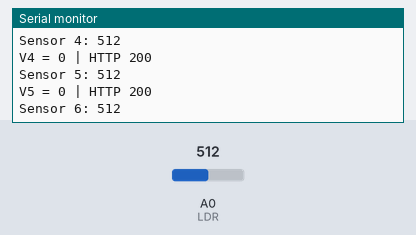
Simulated run of this sketch. Board: ESP8266 (NodeMCU). Shown: the last lines printed to the serial monitor. Wiring (inferred from the names in the program): PCF8574 port expander at I2C address 0x20. Inputs (shaded band) come from the test bench; at power-on: A0 (LDR) = 512. WiFi joins after 1.5 s; servers stay silent unless stated; uploads are accepted with an empty reply.

Above: at 2.7 s.
2.8 s: A0 (LDR) set to 490
At 4.0 s:
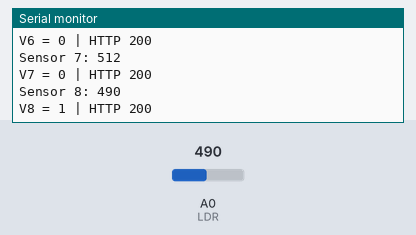
4.3 s: A0 (LDR) set to 510
At 7.4 s:
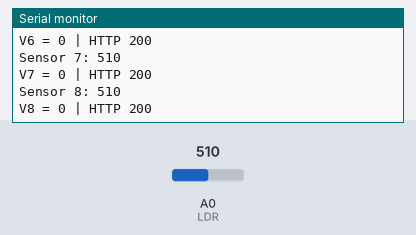
Timing chart, 0 to 8.9 s (numbered marks = the images above; inputs shaded):
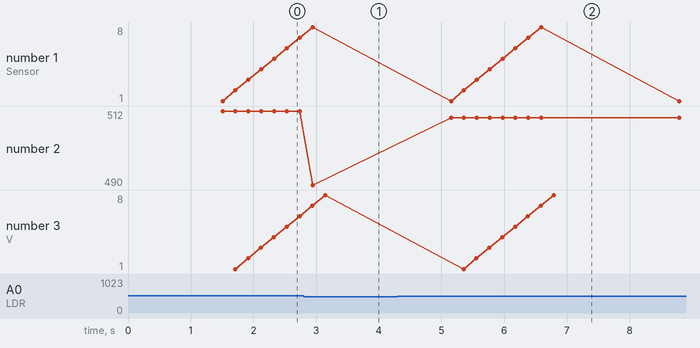

Measured:
- after the input at 2.8 s, the serial monitor: prints a new line after 0.15 s (image 1)
- after the input at 4.3 s, the serial monitor: prints a new line after 0.85 s (image 2)
- plotted number 2: 512 → 490 after the input at 2.8 s, 490 → 510 after the input at 4.3 s

The sketch:

codigo_leonardo_esp8266.ino
```cpp
#include <Wire.h>
#include <ESP8266WiFi.h>
#include <ESP8266HTTPClient.h>

// =====================================================
// Wi-Fi
// =====================================================

const char* WIFI_SSID  = "NOME_DO_WIFI";
const char* WIFI_SENHA = "SENHA_DO_WIFI";

// Servidor
const char* SERVIDOR = "http://192.168.1.100";

// =====================================================
// LDR + CD4051
// =====================================================

#define LDR A0

#define S0 D5
#define S1 D6
#define S2 D7

// =====================================================
// PCF8574
// =====================================================

#define PCF 0x20

// =====================================================
// Configurações
// =====================================================

int threshold = 500;

const int NUM_VAGAS = 8;

// =====================================================
// Seleciona qual LDR será lido
// =====================================================

void selecionarSensor(int sensor) {

  digitalWrite(S0, sensor & 1);
  digitalWrite(S1, sensor & 2);
  digitalWrite(S2, sensor & 4);
}

// =====================================================
// Envia os LEDs para o PCF8574
// =====================================================

void leds(byte valor) {

  Wire.beginTransmission(PCF);
  Wire.write(valor);
  Wire.endTransmission();
}

// =====================================================
// Envia estado da vaga para o servidor
// =====================================================

bool enviarEstado(int vaga, bool ocupada) {

  if (WiFi.status() != WL_CONNECTED) {
    Serial.println("Wi-Fi desconectado.");
    return false;
  }

  WiFiClient client;
  HTTPClient http;

  // Exemplo:
  // http://192.168.1.100/api/vagas/1

  String url = String(SERVIDOR) +
               "/api/vagas/" +
               String(vaga);

  http.begin(client, url);

  http.setTimeout(2000);

  // JSON enviado:
  // {"ocupada":1}
  // ou
  // {"ocupada":0}

  http.addHeader("Content-Type", "application/json");

  int estado;

  if (ocupada) {
    estado = 1;
  } else {
    estado = 0;
  }

  String json = "{\"ocupada\":" +
                String(estado) +
                "}";

  int codigo = http.POST(json);

  // Mostra no Monitor Serial
  Serial.print("V");
  Serial.print(vaga);
  Serial.print(" = ");
  Serial.print(estado);

  Serial.print(" | HTTP ");
  Serial.println(codigo);

  http.end();

  return codigo == 200;
}

// =====================================================
// SETUP
// =====================================================

void setup() {

  Serial.begin(115200);

  // -----------------------------
  // I2C
  // -----------------------------

  Wire.begin(D2, D1);

  // -----------------------------
  // CD4051
  // -----------------------------

  pinMode(S0, OUTPUT);
  pinMode(S1, OUTPUT);
  pinMode(S2, OUTPUT);

  // Todos os LEDs desligados
  leds(255);

  // -----------------------------
  // Wi-Fi
  // -----------------------------

  WiFi.mode(WIFI_STA);
  WiFi.setAutoReconnect(true);
  WiFi.begin(WIFI_SSID, WIFI_SENHA);

  Serial.print("Conectando ao Wi-Fi");

  unsigned long inicio = millis();

  while (WiFi.status() != WL_CONNECTED &&
         millis() - inicio < 15000) {

    delay(500);
    Serial.print(".");
  }

  Serial.println();

  if (WiFi.status() == WL_CONNECTED) {

    Serial.println("Wi-Fi conectado!");

    Serial.print("IP do ESP8266: ");
    Serial.println(WiFi.localIP());

  } else {

    Serial.println("Nao conectou ao Wi-Fi.");
  }
}

// =====================================================
// LOOP
// =====================================================

void loop() {

  byte estadoLED = 255;

  // ===================================================
  // Lê os 8 sensores
  // ===================================================

  for (int sensor = 0; sensor < NUM_VAGAS; sensor++) {

    // Seleciona o LDR
    selecionarSensor(sensor);

    delay(5);

    // Lê o LDR
    int valor = analogRead(LDR);

    Serial.print("Sensor ");
    Serial.print(sensor + 1);
    Serial.print(": ");
    Serial.println(valor);

    // =================================================
    // Pouca luz = vaga ocupada
    // Muita luz = vaga vazia
    // =================================================

    bool ocupada = (valor < threshold);

    // =================================================
    // LED
    // =================================================

    if (ocupada) {

      // LED ligado
      estadoLED = estadoLED & ~(1 << sensor);

    } else {

      // LED desligado
      estadoLED = estadoLED | (1 << sensor);
    }

    // =================================================
    // POST
    // =================================================

    enviarEstado(sensor + 1, ocupada);
  }

  // Atualiza os 8 LEDs
  leds(estadoLED);

  delay(2000);
}
```
